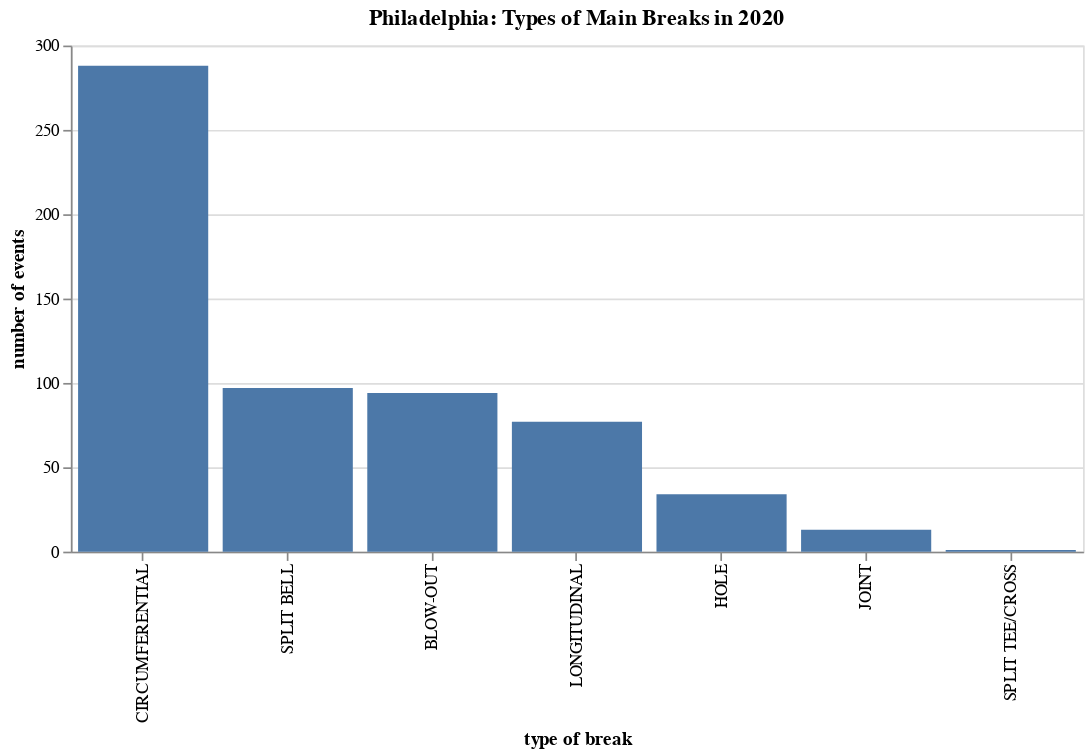

Here is the Vega-Lite specification saved for this chart:
### Vega-Lite specification from a JSON file in a GitHub repository (floating-point values rounded to 4 significant figures)
{"config": {"view": {"continuousWidth": 400, "continuousHeight": 300}}, "data": {"name": "data-1b266d2b6e09a75ee63df28433243e4e"}, "mark": "bar", "encoding": {"tooltip": [{"type": "nominal", "field": "DESCRIPTION"}, {"type": "quantitative", "field": "events"}], "x": {"type": "nominal", "axis": {"title": "type of break"}, "field": "DESCRIPTION", "sort": "-y"}, "y": {"type": "quantitative", "axis": {"title": "number of events"}, "field": "events"}}, "title": "Philadelphia: Types of Main Breaks in 2020", "width": 600, "$schema": "https://vega.github.io/schema/vega-lite/v4.8.1.json", "datasets": {"data-1b266d2b6e09a75ee63df28433243e4e": [{"DESCRIPTION": "BLOW-OUT", "events": 94}, {"DESCRIPTION": "CIRCUMFERENTIAL", "events": 288}, {"DESCRIPTION": "HOLE", "events": 34}, {"DESCRIPTION": "JOINT", "events": 13}, {"DESCRIPTION": "LONGITUDINAL", "events": 77}, {"DESCRIPTION": "SPLIT BELL", "events": 97}, {"DESCRIPTION": "SPLIT TEE/CROSS", "events": 1}]}}
